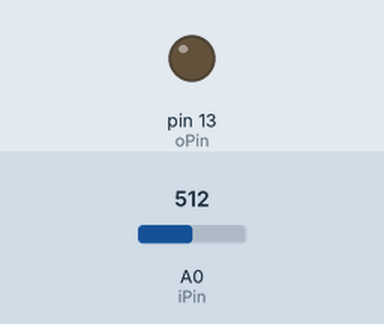
Recording of a sketch running on a simulated Arduino Uno, built with avr-gcc and run on an emulated ATmega328P. Shown: output pins drawn as LEDs (lit = HIGH). The inputs (shaded band) are chosen by the test bench; at power-on: A0 (iPin) = 512. What the sketch prints to the serial monitor is not drawn.

Above: at 1.4 s.
1.5 s: A0 (iPin) set to 590
3.4 s: A0 (iPin) set to 618
At 4.9 s:
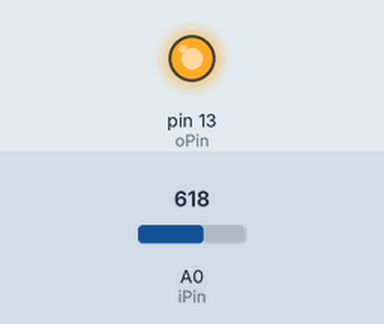
Timing chart, 0 to 10.9 s (numbered marks = the images above; inputs shaded):
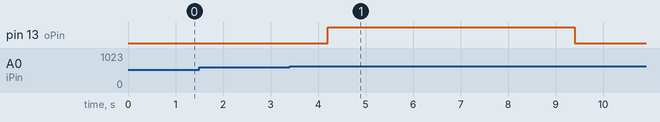

The sketch:

sleep.ino
```cpp
int val = 0;
int iPin = A0;
int oPin = 13;
boolean flag = true;
uint8_t buf[2] = { 0 };     /* Report buffer 8Byte */

void setup()
{
  pinMode(oPin, OUTPUT);
  Serial.begin(9600);
  delay(200);
}

void loop()
{
  val = analogRead(iPin);
  if(val<600){
    flag = false;
    digitalWrite(oPin, LOW);
  }else{
    if (flag == false) {
      digitalWrite(oPin, HIGH);
      sleep();
      flag = true;
      delay(5000);
      digitalWrite(oPin, LOW);
    }
  }
  delay(1000);
}

void sleep()
{
  buf[0] = 2;
  buf[1] = 1;
  Serial.write(buf,2);

  delay(200);

  // これを送らないとブルースクリーンになる
  buf[0] = 0;
  buf[1] = 0;
  Serial.write(buf,2);
}
```

Measured:
- the behaviour switches between 599 and 600 on A0 (iPin) (found by bisection; images 0 and 1)
- after the input at 1.5 s, every drawn part: stays the same
- after the input at 3.4 s, pin 13 (oPin): LOW → HIGH after 0.80 s, → LOW 5.2 s later
